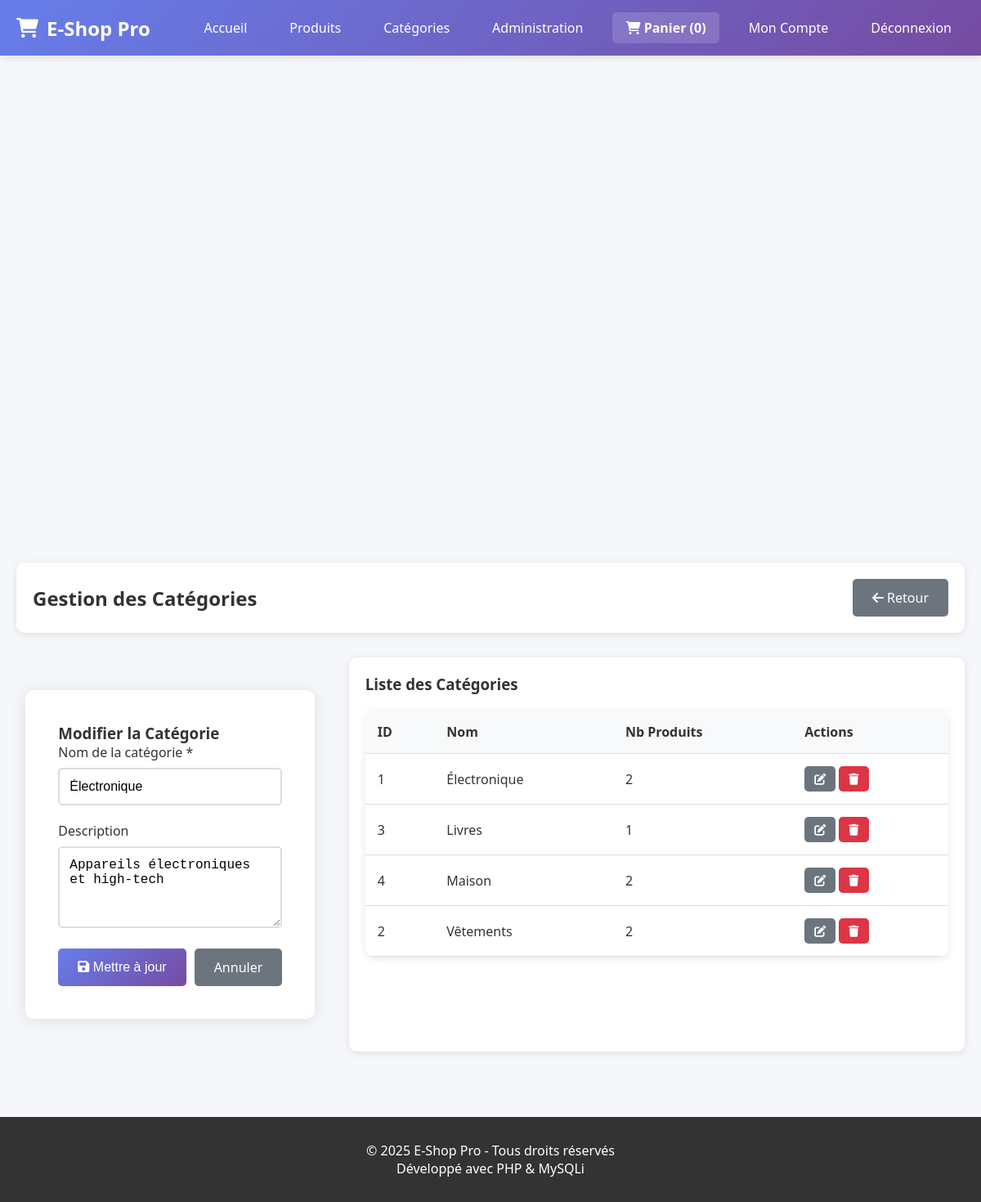
Screenshot of /admin/categories.php?edit=1 (signed in) with the database file from the repository.
### tables this page shows
CREATE TABLE IF NOT EXISTS categories (
    id INT AUTO_INCREMENT PRIMARY KEY,
    nom VARCHAR(100) NOT NULL,
    description TEXT,
    date_creation TIMESTAMP DEFAULT CURRENT_TIMESTAMP
);

### classes_2/Categorie.php (called while the page is built, shortened)
<?php
require_once '../config/database.php';
class Categorie {
    private $conn;
    private $table = "categories";
    public function __construct() {
        $database = new Database();
        $this->conn = $database->getConnection();
    }
    public function getAll() {
        $query = "SELECT c.*, COUNT(pc.produit_id) as nb_produits
                  FROM " . $this->table . " c
                  LEFT JOIN produit_categorie pc ON c.id = pc.categorie_id
                  GROUP BY c.id
                  ORDER BY c.nom";
        $result = $this->conn->query($query);
        return $result->fetch_all(MYSQLI_ASSOC);
    }
    public function getById($id) {
        $query = "SELECT * FROM " . $this->table . " WHERE id = ?";
        $stmt = $this->conn->prepare($query);
        $stmt->bind_param("i", $id);
        $stmt->execute();
        $result = $stmt->get_result();
        return $result->fetch_assoc();
    }
}
?>

### config/database.php (called while the page is built, shortened)
<?php
class Database {
    private $host = "localhost";
    private $db_name = "ecommerce_db";
    private $username = "root";
    private $password = "";
    public function getConnection() {
        $this->conn = null;
        try {
            $this->conn = new mysqli($this->host, $this->username, $this->password, $this->db_name);
            $this->conn->set_charset("utf8mb4");
        } catch (Exception $e) {
            echo "Erreur de connexion : " . $e->getMessage();
        }
        return $this->conn;
    }
}
?>

### admin/categories.php (the view, shortened to what this page needs)
<?php
require_once '../classes_2/Categorie.php';
$categorieObj = new Categorie();
$edit_categorie = null;
if (isset($_GET['edit'])) {
    $edit_categorie = $categorieObj->getById($_GET['edit']);
}
$categories = $categorieObj->getAll();
include '../includes/header.php';
?>
<div class="container">
    <div class="admin-header">
        <h2>Gestion des Catégories</h2>
        <a href="index.php" class="btn btn-secondary">
            <i class="fas fa-arrow-left"></i> Retour
        </a>
    </div>
    <div class="admin-grid">
        <div class="form-container">
            <h3><?php echo $edit_categorie ? 'Modifier la Catégorie' : 'Nouvelle Catégorie'; ?></h3>
            <form method="POST" action="">
                <div class="form-group">
                    <label for="nom">Nom de la catégorie *</label>
                    <input type="text" id="nom" name="nom" required
                           value="<?php echo $edit_categorie ? htmlspecialchars($edit_categorie['nom']) : ''; ?>">
                </div>
                <div class="form-group">
                    <label for="description">Description</label>
                    <textarea id="description" name="description" rows="4"><?php echo $edit_categorie ? htmlspecialchars($edit_categorie['description']) : ''; ?></textarea>
                </div>
                <div class="form-actions">
                    <button type="submit" name="<?php echo $edit_categorie ? 'update' : 'create'; ?>" class="btn btn-primary">
                        <i class="fas fa-save"></i> <?php echo $edit_categorie ? 'Mettre à jour' : 'Créer'; ?>
                    </button>
                    <?php if ($edit_categorie): ?>
                        <a href="categories.php" class="btn btn-secondary">Annuler</a>
                    <?php endif; ?>
                </div>
            </form>
        </div>
        <div class="list-container">
            <h3>Liste des Catégories</h3>
            <table class="admin-table">
                <thead>
                    <tr>
                        <th>ID</th>
                        <th>Nom</th>
                        <th>Nb Produits</th>
                        <th>Actions</th>
                    </tr>
                </thead>
                <tbody>
                    <?php foreach ($categories as $cat): ?>
                        <tr>
                            <td><?php echo $cat['id']; ?></td>
                            <td><?php echo htmlspecialchars($cat['nom']); ?></td>
                            <td><?php echo $cat['nb_produits']; ?></td>
                            <td>
                                <a href="?edit=<?php echo $cat['id']; ?>" class="btn btn-sm btn-secondary">
                                    <i class="fas fa-edit"></i>
                                </a>
                                <a href="?delete=<?php echo $cat['id']; ?>"
                                   onclick="return confirm('Confirmer la suppression ?')"
                                   class="btn btn-sm btn-danger">
                                    <i class="fas fa-trash"></i>
                                </a>
                            </td>
                        </tr>
                    <?php endforeach; ?>
                </tbody>
            </table>
        </div>
    </div>
</div>
<?php include '../includes/footer.php'; ?>

### assets/css/style.css (style rules this page uses)
* { margin: 0; padding: 0; box-sizing: border-box; }
body { font-family: 'Segoe UI', Tahoma, Geneva, Verdana, sans-serif; background: #f5f7fa; color: #333; }
.container { max-width: 1200px; margin: 0 auto; padding: 20px; }
.btn { display: inline-block; padding: 12px 24px; border-radius: 5px; text-decoration: none; border: none; cursor: pointer; font-size: 16px; transition: all 0.3s; }
.btn-primary { background: linear-gradient(135deg, #667eea 0%, #764ba2 100%); color: white; }
.btn-secondary { background: #6c757d; color: white; }
.btn-danger { background: #dc3545; color: white; }
.btn-sm { padding: 6px 12px; font-size: 14px; }
.form-container { max-width: 600px; margin: 40px auto; background: white; padding: 40px; border-radius: 10px; box-shadow: 0 2px 20px rgba(0,0,0,0.1); }
.form-group { margin-bottom: 20px; }
label { display: block; margin-bottom: 8px; color: #333; font-weight: 500; }
input[type="text"], input[type="email"], input[type="password"], input[type="tel"], input[type="number"], textarea, select { width: 100%; padding: 12px; border: 2px solid #ddd; border-radius: 5px; font-size: 16px; transition: border-color 0.3s; }
textarea { resize: vertical; min-height: 100px; }
.admin-header { display: flex; justify-content: space-between; align-items: center; margin-bottom: 30px; padding: 20px; background: white; border-radius: 10px; box-shadow: 0 2px 10px rgba(0,0,0,0.1); }
.admin-table { width: 100%; background: white; border-radius: 10px; overflow: hidden; box-shadow: 0 2px 10px rgba(0,0,0,0.1); border-collapse: collapse; }
.admin-table th, .admin-table td { padding: 15px; text-align: left; border-bottom: 1px solid #ddd; }
.admin-table th { background: #f8f9fa; font-weight: bold; }
.admin-grid { display: grid; grid-template-columns: 1fr 2fr; gap: 30px; }
.list-container { background: white; padding: 20px; border-radius: 10px; box-shadow: 0 2px 10px rgba(0,0,0,0.1); }
.list-container h3 { margin-bottom: 20px; }
.form-actions { display: flex; gap: 10px; margin-top: 20px; }

### rows the page displays
categories: nom "Électronique", description "Appareils électroniques et high-tech", id "1", nb_produits "2"
categories: id "3", nom "Livres", nb_produits "1"
categories: id "4", nom "Maison", nb_produits "2"
categories: id "2", nom "Vêtements", nb_produits "2"

### other values shown
SITE_NAME "E-Shop Pro"
count($_SESSION['panier']) "0"
